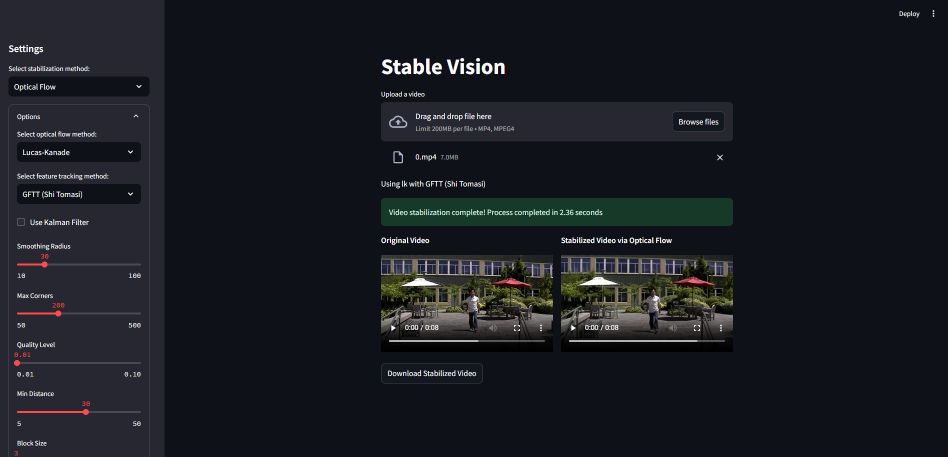
#> input picture assets/image.png, 1896 x 913 px (shown at 1/2 size)
$ python -i meshflow.py   (imports and definitions only)
#> lines starting #> are read from the running program, lines starting #| are printed output that depends on the picture
import cv2
import numpy as np
import os

def fix_border(frame, scale=1.04):
    h, w = frame.shape[:2]
    T = cv2.getRotationMatrix2D((w/2, h/2), 0, scale)
    return cv2.warpAffine(frame, T, (w, h))

def mesh_flow(input_path, output_filename, mesh_size=16, smoothing_radius=50, scale=1.04):
#> called with input_path = '../../../assets/image.png', output_filename = 'out.png', mesh_size = 16, smoothing_radius = 50, scale = 1.04
    cap = cv2.VideoCapture(input_path)
    n_frames = int(cap.get(cv2.CAP_PROP_FRAME_COUNT))
    w = int(cap.get(cv2.CAP_PROP_FRAME_WIDTH))
    h = int(cap.get(cv2.CAP_PROP_FRAME_HEIGHT))
    fps = cap.get(cv2.CAP_PROP_FPS)

    # Output path
    current_dir = os.path.abspath(os.path.dirname(__file__))
    output_dir = os.path.join(current_dir, "outputs")
    os.makedirs(output_dir, exist_ok=True)
    output_path = os.path.join(output_dir, output_filename)

    fourcc = cv2.VideoWriter_fourcc(*'mp4v')
    out = cv2.VideoWriter(output_path, fourcc, fps, (w, h))

    # Read the first frame
    _, prev = cap.read()
#> prev is the input picture: shape (913, 1896, 3); mean B, G, R 32.7, 27.6, 24.8
    prev_gray = cv2.cvtColor(prev, cv2.COLOR_BGR2GRAY)
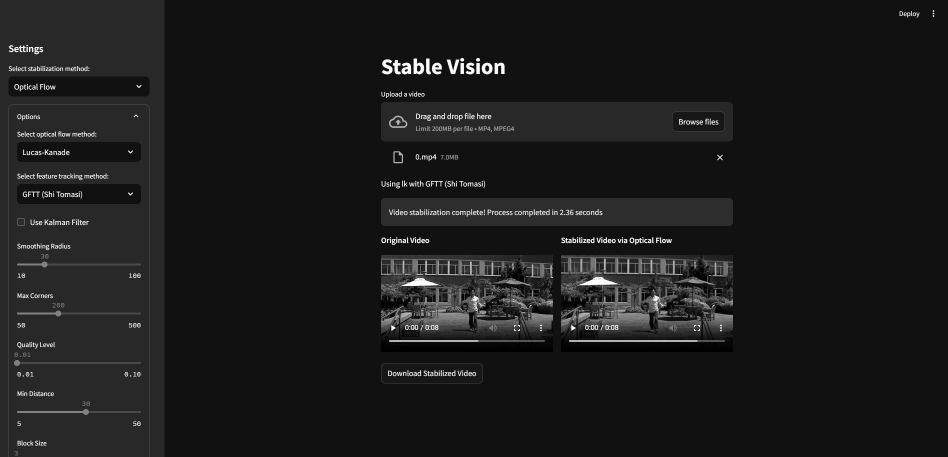
#> prev_gray: shape (913, 1896) (shown at 1/2 size); min 0, max 255, mean 27.6

    # Store mesh displacements
    mesh_flows = []

    for i in range(1, n_frames):
        success, curr = cap.read()
        if not success:
            break

        curr_gray = cv2.cvtColor(curr, cv2.COLOR_BGR2GRAY)

        # Optical flow
        flow = cv2.calcOpticalFlowFarneback(prev_gray, curr_gray, None,
                                            pyr_scale=0.5, levels=3, winsize=15,
                                            iterations=3, poly_n=5, poly_sigma=1.2, flags=0)

        dx = cv2.resize(flow[..., 0], (w // mesh_size, h // mesh_size), interpolation=cv2.INTER_LINEAR)
        dy = cv2.resize(flow[..., 1], (w // mesh_size, h // mesh_size), interpolation=cv2.INTER_LINEAR)
        mesh_flows.append((dx, dy))

        prev_gray = curr_gray
#> after the loop, mesh_flows = []

    # Smooth mesh flows over time
    mesh_flows = np.array(mesh_flows)
#> mesh_flows = empty array
    smoothed_flows = np.copy(mesh_flows)
#> smoothed_flows = empty array
    for t in range(2):  # 0 for dx, 1 for dy
        for y in range(mesh_flows.shape[1]):
            for x in range(mesh_flows.shape[2]):
                smoothed_flows[:, y, x, t] = np.convolve(mesh_flows[:, y, x, t],
                                                         np.ones(smoothing_radius) / smoothing_radius,
                                                         mode='same')

    # Reset video and apply stabilization
    cap.set(cv2.CAP_PROP_POS_FRAMES, 0)
    _, frame = cap.read()
    out.write(frame)

    for i in range(1, n_frames):
        success, frame = cap.read()
        if not success:
            break

        dx = cv2.resize(smoothed_flows[i-1, ..., 0], (w, h), interpolation=cv2.INTER_LINEAR)
        dy = cv2.resize(smoothed_flows[i-1, ..., 1], (w, h), interpolation=cv2.INTER_LINEAR)

        map_x, map_y = np.meshgrid(np.arange(w), np.arange(h))
        map_x = (map_x - dx).astype(np.float32)
        map_y = (map_y - dy).astype(np.float32)

        stabilized = cv2.remap(frame, map_x, map_y, interpolation=cv2.INTER_LINEAR)
        stabilized = fix_border(stabilized, scale)

        out.write(stabilized)

    cap.release()
    out.release()

    return output_path

#> (the run stopped early here; a loop or call above may not have finished)
